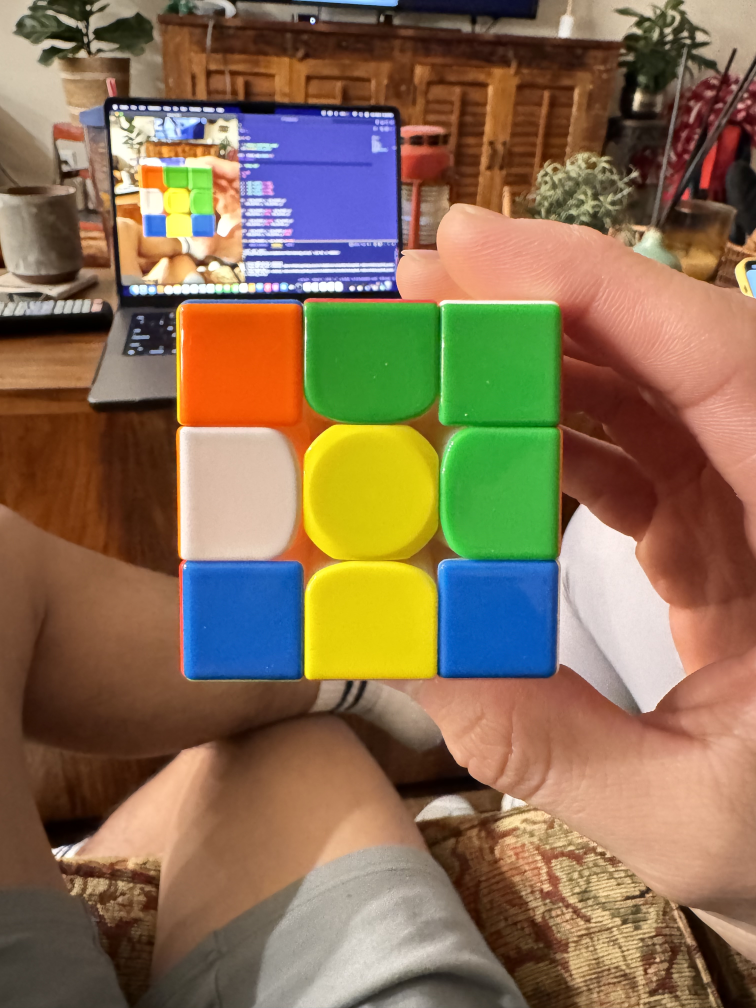
#> input picture Test/images/cubeInHand2.jpeg, 3024 x 4032 px (shown at 1/4 size)
$ python testing_cv2.py
#> lines starting #> are read from the running program, lines starting #| are printed output that depends on the picture
import cv2
import numpy as np

#Color thresholds (r,g,b)
min_white = [255, 255, 255]
max_white = [216, 216, 216]
min_yellow = [255, 241, 108]
max_yellow = [182, 164, 0]
min_red = [255, 70, 70]
max_red = [148, 0, 0]
min_orange = [255, 148, 85]
max_orange = [188, 69, 0]
min_blue = [84, 90, 255]
max_blue = [0, 0, 127]
min_green = [98, 255, 98]
max_green = [0, 85, 0]

""" This will load a picture of a scrambled cube and draw a frame around it to extract piece color"""
ref_path = "./images/cubeInHand2.jpeg"
ref_img = cv2.imread(ref_path)
#> ref_img is the input picture: shape (4032, 3024, 3); mean B, G, R 84.1, 112, 136.3

height, width = ref_img.shape[:2]
#> height = 4032; width = 3024
#print(height, width)

color = (0, 0, 0)
thickness = 12

top_border_x = int((width/2)-750)
#> top_border_x = 762
top_border_y = int((height/2)-750)
#> top_border_y = 1266
btm_border_x = int((width/2)+750)
#> btm_border_x = 2262
btm_border_y = int((height/2)+750)
#> btm_border_y = 2766

start_point1 = (top_border_x, top_border_y)
#> start_point1 = (762, 1266)
end_point1 = (btm_border_x, btm_border_y)
#> end_point1 = (2262, 2766)

start_point2 = (top_border_x+500, top_border_y)
#> start_point2 = (1262, 1266)
end_point2 = (btm_border_x-1000, btm_border_y)
#> end_point2 = (1262, 2766)

start_point3 = (top_border_x+1000, top_border_y)
#> start_point3 = (1762, 1266)
end_point3 = (btm_border_x-500, btm_border_y)

start_point4 = (top_border_x, top_border_y+500)
end_point4 = (btm_border_x, btm_border_y-1000)

start_point5 = (top_border_x, top_border_y+1000)
end_point5 = (btm_border_x, btm_border_y-500)

image_border = cv2.rectangle(ref_img, start_point1, end_point1, color, thickness)
image_vert1 = cv2.line(image_border, start_point2, end_point2, color, thickness)
image_vert2 = cv2.line(image_border, start_point3, end_point3, color, thickness)
image_horz1 = cv2.line(image_border, start_point4, end_point4, color, thickness)
image_horz2 = cv2.line(image_border, start_point5, end_point5, color, thickness)
framed_image = image_horz2

cv2.imshow("Reference Image", framed_image)

cv2.waitKey(0)

""" We will now extract piece color
    Corners: 1-4 (start left -> clockwise)
    Edges: 1-4 (start top -> clockwise)
"""

corner1 = ref_img[top_border_y : top_border_y+500, top_border_x : top_border_x+500]
corner2 = ref_img[top_border_y : top_border_y+500, top_border_x+1000 : top_border_x+1500]
corner3 = ref_img[top_border_y+1000 : top_border_y+1500, top_border_x+1000 : top_border_x+1500]
corner4 = ref_img[top_border_y+1000 : top_border_y+1500, top_border_x : top_border_x+500]

edge1 = ref_img[top_border_y : top_border_y+500, top_border_x+500 : top_border_x+1000]
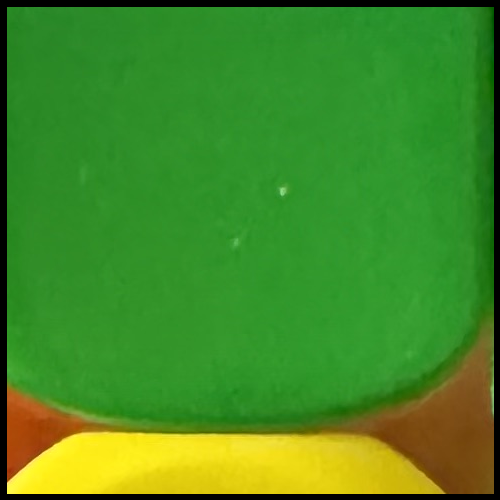
#> edge1: shape (500, 500, 3); mean B, G, R 35.3, 139.7, 67.4
edge2 = ref_img[top_border_y+500 : top_border_y+1000, top_border_x+1000 : top_border_x+1500]
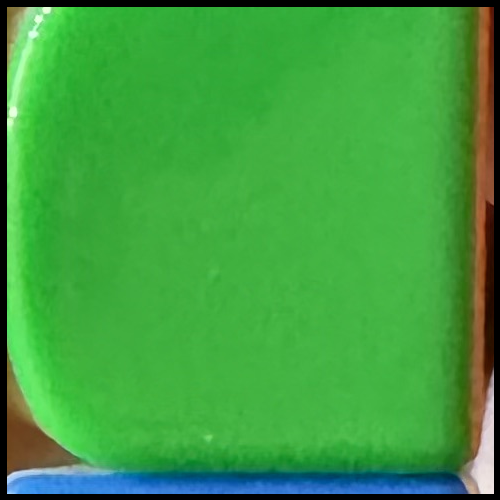
#> edge2: shape (500, 500, 3); mean B, G, R 64.1, 158.5, 62.6
edge3 = ref_img[top_border_y+1000 : top_border_y+1500, top_border_x+500 : top_border_x+1000]
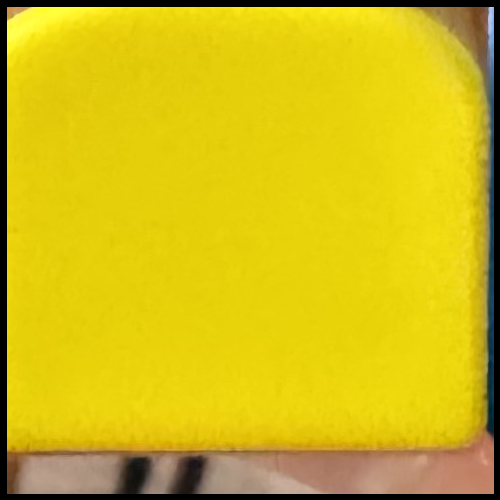
#> edge3: shape (500, 500, 3); mean B, G, R 21.4, 188.1, 210.4
edge4 = ref_img[top_border_y+500 : top_border_y+1000, top_border_x : top_border_x+500]
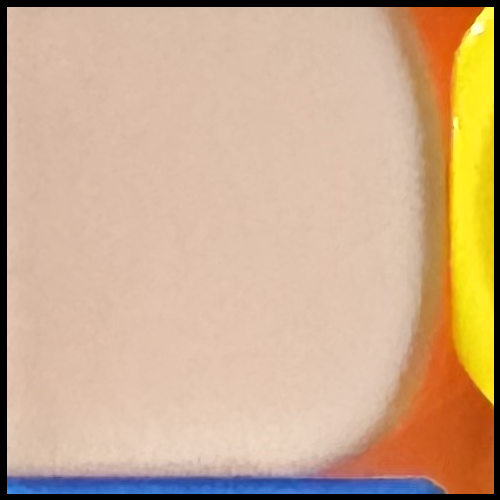
#> edge4: shape (500, 500, 3); mean B, G, R 141.1, 172.1, 203.8


"""cv2.imshow("Corner 1", corner1)
cv2.waitKey(0)
cv2.imshow("Corner 2", corner2)
cv2.waitKey(0)
cv2.imshow("Corner 3", corner3)
cv2.waitKey(0)
cv2.imshow("Corner 4", corner4)
cv2.waitKey(0)

cv2.imshow("Edge 1", edge1)
cv2.waitKey(0)
cv2.imshow("Edge 2", edge2)
cv2.waitKey(0)
cv2.imshow("Edge 3", edge3)
cv2.waitKey(0)
cv2.imshow("Edge 4", edge4)
cv2.waitKey(0)"""

#find the avg color of each piece image
b, g, r = cv2.split(edge4)    # returns as b,g,r
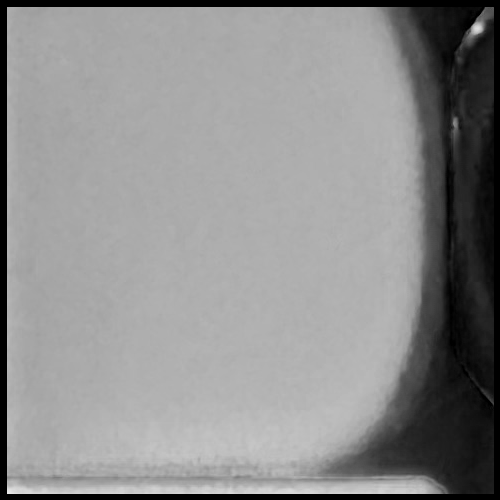
#> b: shape (500, 500); min 0, max 232, mean 141.1
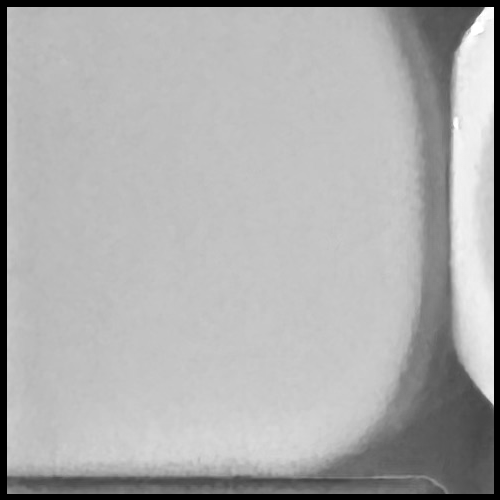
#> g: shape (500, 500); min 0, max 255, mean 172.1
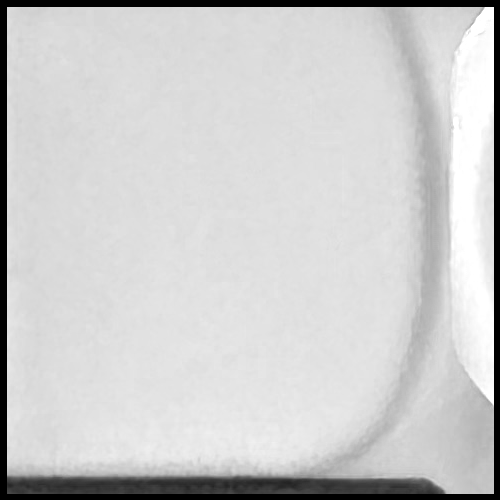
#> r: shape (500, 500); min 0, max 255, mean 203.8
b_avg = cv2.mean(b)[0]
#> b_avg = 141.1
g_avg = cv2.mean(g)[0]
#> g_avg = 172.1
r_avg = cv2.mean(r)[0]
#> r_avg = 203.8
print(int(r_avg),int(g_avg),int(b_avg))
#| 203 172 141

"""
COLOR TABLE:
R:
    Red
G:
    Green
B:
    Blue
WHITE:
    r, g, b are all equal
"""

$ run again, with Test/images/cubeInHand.jpeg copied over Test/images/cubeInHand2.jpeg
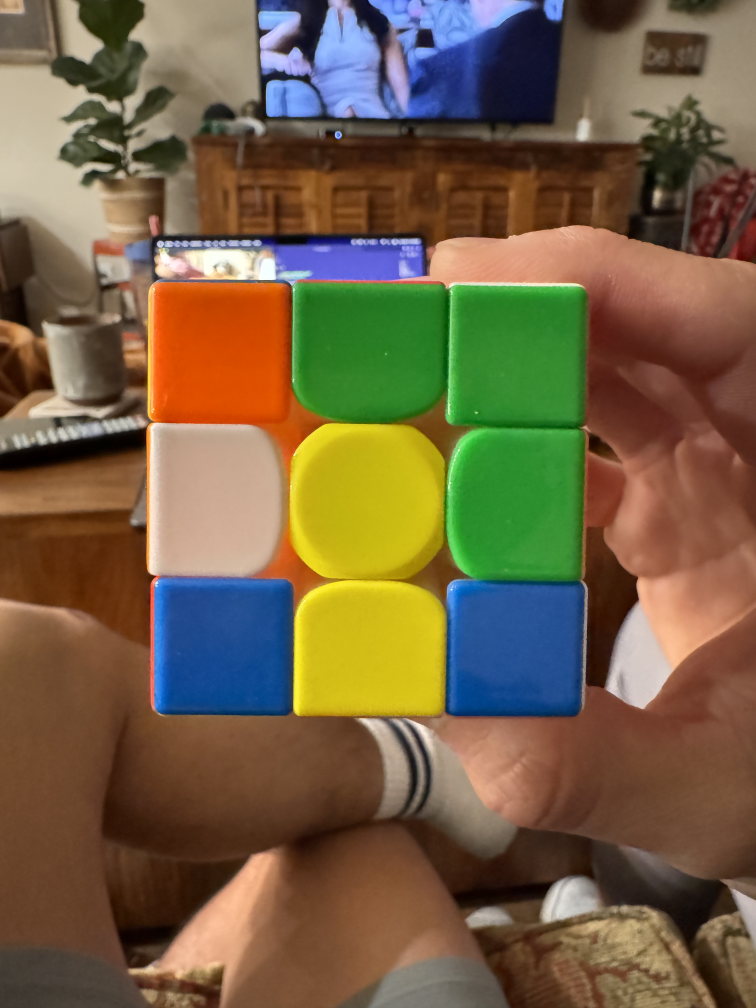
#> input picture Test/images/cubeInHand.jpeg, 3024 x 4032 px (shown at 1/4 size)
#> ref_img is the input picture: shape (4032, 3024, 3); mean B, G, R 68.9, 97.2, 115.9
#> `b, g, r = cv2.split(edge4)`:
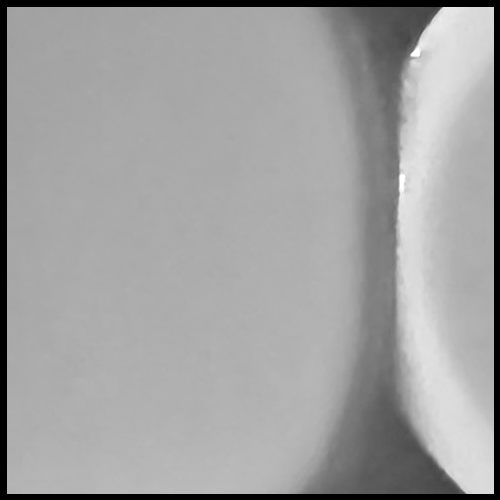
#> g: shape (500, 500); min 0, max 255, mean 160.5
#> `b, g, r = cv2.split(edge4)`:
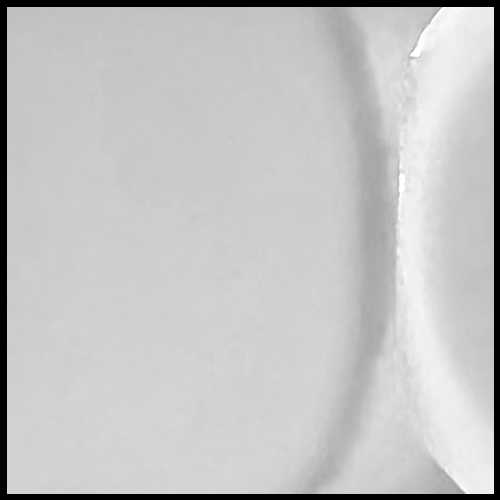
#> r: shape (500, 500); min 0, max 255, mean 195
#> b_avg = 109.8
#> g_avg = 160.5
#> r_avg = 195
#| 195 160 109

$ run again, with Test/images/ref_cube.jpeg copied over Test/images/cubeInHand2.jpeg
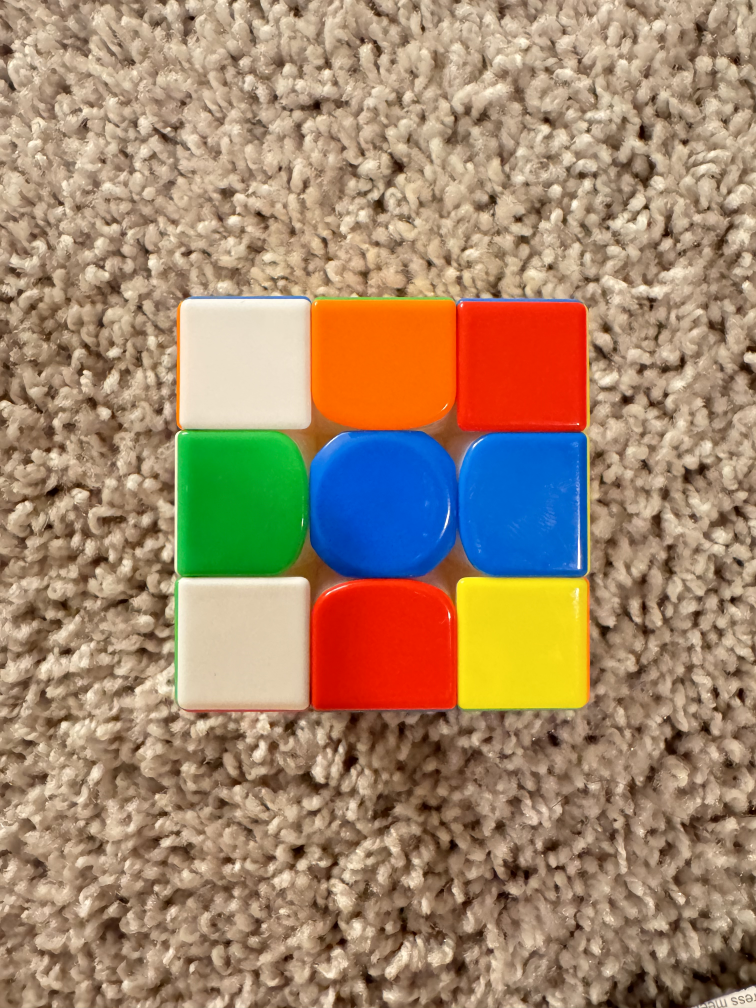
#> input picture Test/images/ref_cube.jpeg, 3024 x 4032 px (shown at 1/4 size)
#> ref_img is the input picture: shape (4032, 3024, 3); mean B, G, R 108.1, 135.4, 162.2
#> `b, g, r = cv2.split(edge4)`:
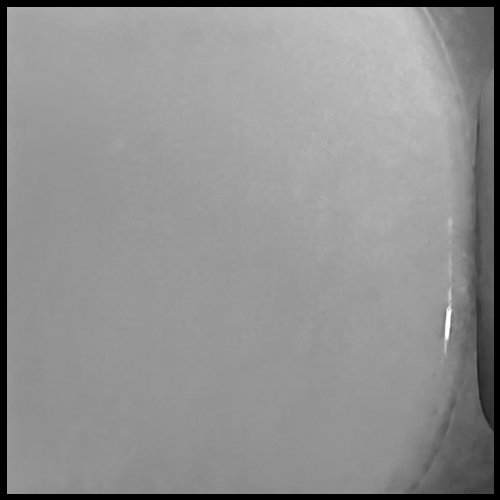
#> g: shape (500, 500); min 0, max 255, mean 143.8
#> `b, g, r = cv2.split(edge4)`:
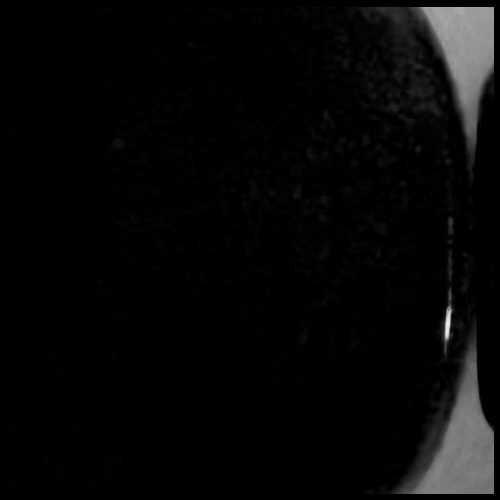
#> r: shape (500, 500); min 0, max 235, mean 7.4
#> b_avg = 34.57
#> g_avg = 143.8
#> r_avg = 7.44
#| 7 143 34
